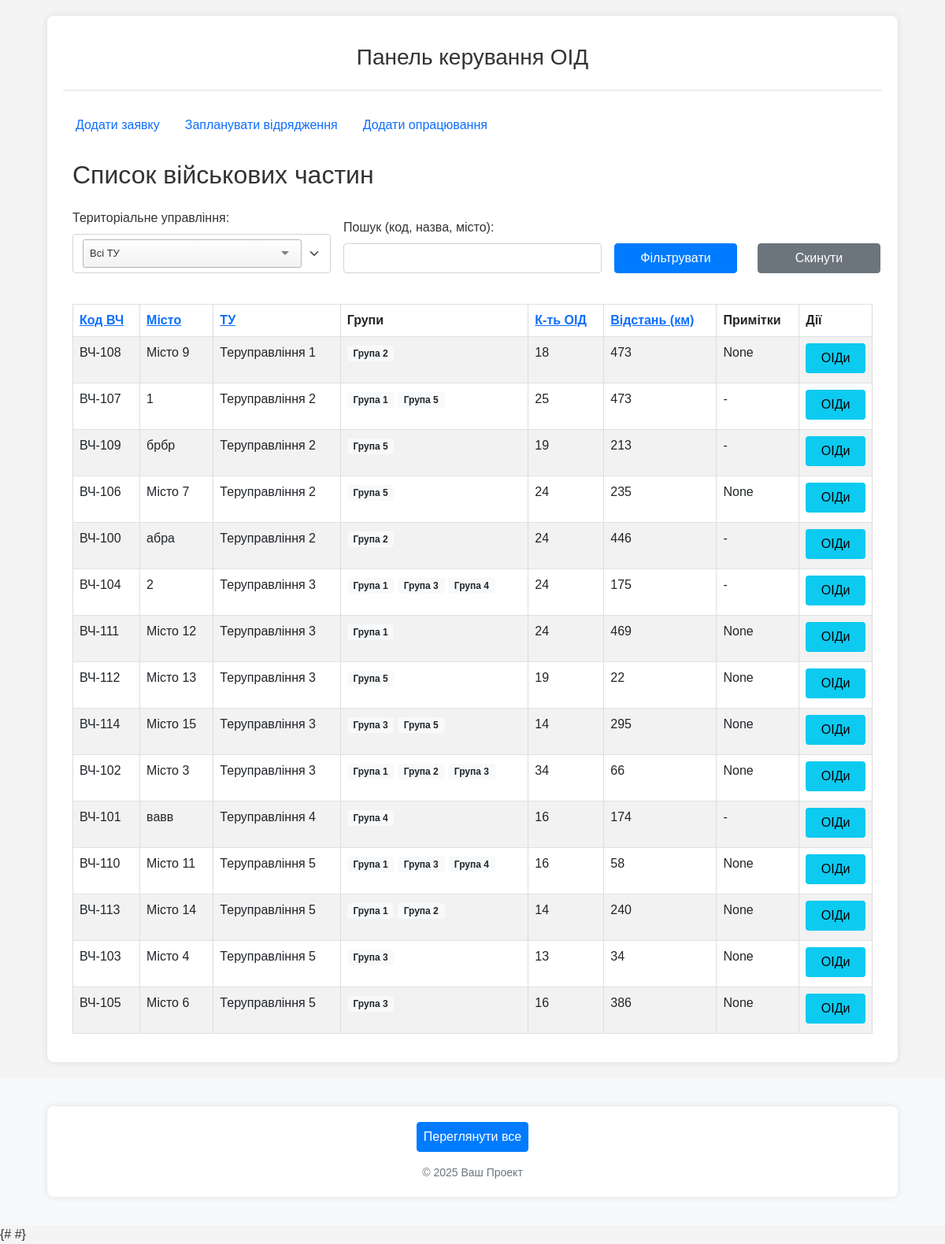
The app's page /oids/units/ with its own data.
### oids/models.py (models this page shows, shortened)
class Unit(models.Model):
    territorial_management = models.ForeignKey(
        TerritorialManagement,
        on_delete=models.SET_NULL, # Якщо ТУ видаляється, частина може залишитися, але без прив'язки до ТУ.
        null=True,
        blank=True,
        verbose_name="Територіальне управління",
        related_name='units' # Дозволить отримати всі частини для ТУ: `tu_instance.units.all()`
    )
    code = models.CharField(max_length=50, unique=True, verbose_name="Код частини (номер)")
    name = models.CharField(max_length=255, verbose_name="Назва військової частини", blank=True, null=True) # Можливо, назва не завжди потрібна, якщо є код
    city = models.CharField(max_length=100, verbose_name="Місто розташування") # Збільшив max_length для міст
    distance_from_gu = models.PositiveIntegerField(verbose_name="Відстань від ГУ (км)", blank=True, null=True) # Змінив на PositiveIntegerField
    unit_groups = models.ManyToManyField(
        UnitGroup,
        blank=True,
        verbose_name="Групи військових частин",
        related_name='units' # Дозволить отримати всі частини для групи: `group_instance.units.all()`
    )
    note = models.TextField(verbose_name="Примітки", blank=True, null=True)
    class Meta:
        verbose_name = "Військова частина"
        verbose_name_plural = "Військові частини"

class TerritorialManagement(models.Model):
    code = models.CharField(max_length=50, unique=True, verbose_name="Код управління")
    name = models.CharField(max_length=255, verbose_name="Назва управління")
    note = models.TextField(verbose_name="Примітка", blank=True, null=True)
    class Meta:
        verbose_name = "Територіальне управління"
        verbose_name_plural = "Територіальні управління"

class UnitGroup(models.Model):
    name = models.CharField(max_length=255, unique=True, verbose_name="Назва групи частин")
    note = models.TextField(verbose_name="Примітка", blank=True, null=True)
    class Meta:
        verbose_name = "Група військових частин (для відряджень)"
        verbose_name_plural = "Групи військових частин (для відряджень)"

### oids/views.py (the view)
# urls.py: path('units/', views.unit_list_view, name='list_units'),
def unit_list_view(request):
    units_list_qs = Unit.objects.select_related(
        'territorial_management'
    ).prefetch_related(
        'unit_groups',
        'oids'
    ).annotate(
        oid_count=Count('oids')
    )
    selected_tm_id_str = request.GET.get('territorial_management')
    current_tm_id_int = None # Буде None або int
    if selected_tm_id_str and selected_tm_id_str.isdigit():
        current_tm_id_int = int(selected_tm_id_str)
        units_list_qs = units_list_qs.filter(territorial_management__id=current_tm_id_int)
    search_query = request.GET.get('search_query')
    if search_query:
        units_list_qs = units_list_qs.filter(
            Q(code__icontains=search_query) |
            Q(name__icontains=search_query) |
            Q(city__icontains=search_query)
        )
    sort_by = request.GET.get('sort_by', 'territorial_management__name')
    sort_order = request.GET.get('sort_order', 'asc')
    valid_sort_fields = {
        'code': 'code',
        'name': 'name',
        'city': 'city',
        'tm': 'territorial_management__name',
        'oid_count': 'oid_count',
        'distance': 'distance_from_gu'
    }
    order_by_field = valid_sort_fields.get(sort_by, 'territorial_management__name')
    if sort_order == 'desc':
        order_by_field = f'-{order_by_field}'
    units_list_qs = units_list_qs.order_by(order_by_field, 'name' if order_by_field != 'name' else 'code')
    paginator = Paginator(units_list_qs, 25)
    page_number = request.GET.get('page')
    page_obj = paginator.get_page(page_number)
    territorial_managements_for_filter = TerritorialManagement.objects.all().order_by('name')
    context = {
        'page_title': 'Список військових частин',
        'units': page_obj,
        'page_obj': page_obj,
        'territorial_managements_for_filter': territorial_managements_for_filter,
        'current_tm_id': current_tm_id_int, # Передаємо int або None
        'current_search_query': search_query,
        'current_sort_by': sort_by,
        'current_sort_order': sort_order,
        'is_sorted_desc': sort_order == 'desc',
    }
    return render(request, 'oids/lists/unit_list.html', context)

### oids/templates/oids/lists/unit_list.html (shortened to what this page needs)
{% extends "oids/base.html" %}
{% block content %}
<div class="container-fluid">
	<h2 class="mb-4">{{ page_title }}</h2>
	<form method="GET" action="{% url 'oids:list_units' %}" class="mb-4">
		<div class="row g-3 align-items-end">
			      <div class="col-md-4">
                <label for="territorial_management_filter" class="form-label">Територіальне управління:</label>
            </div>
			<div class="col-md-4">
				<label for="search_query_filter" class="form-label">Пошук (код, назва, місто):</label>
				<input type="text" name="search_query" id="search_query_filter" class="form-control" value="{{ current_search_query|default:'' }}">
			</div>
			<div class="col-md-2">
				<button type="submit" class="btn btn-primary w-100">Фільтрувати</button>
			</div>
			<div class="col-md-2">
				<a href="{% url 'oids:list_units' %}" class="btn btn-secondary w-100">Скинути</a>
			</div>
		</div>
	</form>
	{% if units %}
	<div class="table-responsive">
		<table class="table table-striped table-bordered table-hover">
			<thead class="thead-dark">
				<tr>
					{% url 'oids:list_units' as list_url %}
					{% with tm_param_str=current_tm_id|default_if_none:""|stringformat:"s" search_param_str=current_search_query|default_if_none:"" %}
					{% with base_params="territorial_management="|add:tm_param_str|add:"&search_query="|add:search_param_str %}
					<th>
						<a href="{{ list_url }}?sort_by=code&sort_order={% if current_sort_by == 'code' and not is_sorted_desc %}desc{% else %}asc{% endif %}&{{ base_params }}">
							Код ВЧ {% if current_sort_by == 'code' %}{% if is_sorted_desc %}▼{% else %}▲{% endif %}{% endif %}
						</a>
					</th>
					<th>
						<a href="{{ list_url }}?sort_by=name&sort_order={% if current_sort_by == 'name' and not is_sorted_desc %}desc{% else %}asc{% endif %}&{{ base_params }}">
							Місто {% if current_sort_by == 'name' %}{% if is_sorted_desc %}▼{% else %}▲{% endif %}{% endif %}
						</a>
					</th>
					<th>
						<a href="{{ list_url }}?sort_by=tm&sort_order={% if current_sort_by == 'tm' and not is_sorted_desc %}desc{% else %}asc{% endif %}&{{ base_params }}">
							ТУ {% if current_sort_by == 'tm' %}{% if is_sorted_desc %}▼{% else %}▲{% endif %}{% endif %}
						</a>
					</th>
					<th>Групи</th>
					<th>
						<a href="{{ list_url }}?sort_by=oid_count&sort_order={% if current_sort_by == 'oid_count' and not is_sorted_desc %}desc{% else %}asc{% endif %}&{{ base_params }}">
							К-ть ОІД {% if current_sort_by == 'oid_count' %}{% if is_sorted_desc %}▼{% else %}▲{% endif %}{% endif %}
						</a>
					</th>
					<th>
						<a href="{{ list_url }}?sort_by=distance&sort_order={% if current_sort_by == 'distance' and not is_sorted_desc %}desc{% else %}asc{% endif %}&{{ base_params }}">
							Відстань (км) {% if current_sort_by == 'distance' %}{% if is_sorted_desc %}▼{% else %}▲{% endif %}{% endif %}
						</a>
					</th>
					<th>Примітки</th>
					<th>Дії</th>
					{% endwith %}
					{% endwith %}
				</tr>
			</thead>
			<tbody>
				{% for unit in units %}
				<tr>
					<td>{{ unit.code }}</td>
					<td>{{ unit.city }}</td>
					<td>{{ unit.territorial_management.name|default:"Не вказано" }}</td>
					<td>
						{% for group in unit.unit_groups.all %}
						<span class="badge bg-light text-dark">{{ group.name }}</span>{% if not forloop.last %} {% endif %}
						{% empty %}
						-
						{% endfor %}
					</td>
					<td>{{ unit.oid_count }}</td>
					<td>{{ unit.distance_from_gu|default:"-" }}</td>
					<td>{{ unit.note|truncatewords:10|default:"-" }}</td>
					<td>
						<a href="{% url 'oids:main_dashboard' %}?unit={{ unit.id }}" class="btn btn-sm btn-info mb-1 d-block">ОІДи</a>
					</td>
				</tr>
				{% endfor %}
			</tbody>
		</table>
	</div>
	{% else %}
	<p>Немає військових частин, що відповідають вашим критеріям фільтрації.</p>
	<a href="{% url 'oids:list_units' %}" class="btn btn-primary">Скинути фільтри</a>
	{% endif %}
</div>
{% endblock %}

### oids/static/oids/css/style.css (style rules this page uses)
body { font-family: Arial, sans-serif; margin: 0; padding: 0; background-color: #f4f4f4; color: #333; }
table { width: 100%; border-collapse: collapse; margin-top: 15px; }
table, th, td { border: 1px solid #ddd; }
th, td { padding: 8px; text-align: left; }
th { background-color: #f2f2f2; }
.btn { display: inline-block; font-weight: 400; text-align: center; white-space: nowrap; vertical-align: middle; user-select: none; border: 1px solid transparent; padding: 0.375rem 0.75rem; font-size: 1rem; line-height: 1.5; border-radius: 0.25rem; text-decoration: none; cursor: pointer; transition: color 0.15s ease-in-out, background-color 0.15s ease-in-out, border-color 0.15s ease-in-out, box-shadow 0.15s ease-in-out; }
.btn-primary { color: #fff; background-color: #007bff; border-color: #007bff; }
.btn-secondary { color: #fff; background-color: #6c757d; border-color: #6c757d; margin-left: 10px; }

### records on screen
Unit: code "ВЧ-108", city "Місто 9", territorial_management.name "Теруправління 1", oid_count "18", distance_from_gu "473", note "None"
UnitGroup: name "Група 2"
Unit: code "ВЧ-107", city "1", territorial_management.name "Теруправління 2", oid_count "25", distance_from_gu "473", note "-"
UnitGroup: name "Група 1"
UnitGroup: name "Група 5"
Unit: code "ВЧ-109", city "брбр", territorial_management.name "Теруправління 2", oid_count "19", distance_from_gu "213", note "-"
Unit: code "ВЧ-106", city "Місто 7", territorial_management.name "Теруправління 2", oid_count "24", distance_from_gu "235", note "None"
Unit: code "ВЧ-100", city "абра", territorial_management.name "Теруправління 2", oid_count "24", distance_from_gu "446", note "-"
Unit: code "ВЧ-104", city "2", territorial_management.name "Теруправління 3", oid_count "24", distance_from_gu "175", note "-"
UnitGroup: name "Група 3"
UnitGroup: name "Група 4"
Unit: code "ВЧ-111", city "Місто 12", territorial_management.name "Теруправління 3", oid_count "24", distance_from_gu "469", note "None"
Unit: code "ВЧ-112", city "Місто 13", territorial_management.name "Теруправління 3", oid_count "19", distance_from_gu "22", note "None"
Unit: code "ВЧ-114", city "Місто 15", territorial_management.name "Теруправління 3", oid_count "14", distance_from_gu "295", note "None"
Unit: code "ВЧ-102", city "Місто 3", territorial_management.name "Теруправління 3", oid_count "34", distance_from_gu "66", note "None"
Unit: code "ВЧ-101", city "вавв", territorial_management.name "Теруправління 4", oid_count "16", distance_from_gu "174", note "-"
Unit: code "ВЧ-110", city "Місто 11", territorial_management.name "Теруправління 5", oid_count "16", distance_from_gu "58", note "None"
Unit: code "ВЧ-113", city "Місто 14", territorial_management.name "Теруправління 5", oid_count "14", distance_from_gu "240", note "None"
Unit: code "ВЧ-103", city "Місто 4", territorial_management.name "Теруправління 5", oid_count "13", distance_from_gu "34", note "None"
Unit: code "ВЧ-105", city "Місто 6", territorial_management.name "Теруправління 5", oid_count "16", distance_from_gu "386", note "None"

### other values on screen
{{ page_title }} "Список військових частин"
